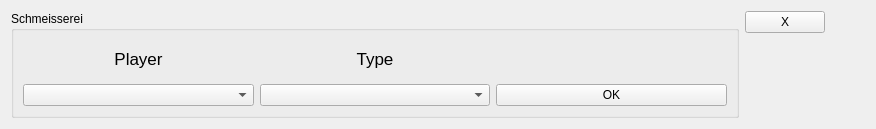
<?xml version="1.0" encoding="UTF-8"?>
<ui version="4.0">
 <class>SchmeissereiWidget</class>
 <widget class="QWidget" name="SchmeissereiWidget">
  <property name="geometry">
   <rect>
    <x>0</x>
    <y>0</y>
    <width>876</width>
    <height>129</height>
   </rect>
  </property>
  <property name="windowTitle">
   <string>Form</string>
  </property>
  <layout class="QHBoxLayout" name="horizontalLayout">
   <item>
    <widget class="QGroupBox" name="groupBox">
     <property name="sizePolicy">
      <sizepolicy hsizetype="MinimumExpanding" vsizetype="Preferred">
       <horstretch>0</horstretch>
       <verstretch>0</verstretch>
      </sizepolicy>
     </property>
     <property name="title">
      <string>Schmeisserei</string>
     </property>
     <layout class="QGridLayout" name="gridLayout">
      <item row="0" column="0">
       <widget class="QLabel" name="label">
        <property name="text">
         <string>&lt;!DOCTYPE HTML PUBLIC &quot;-//W3C//DTD HTML 4.0//EN&quot; &quot;http://www.w3.org/TR/REC-html40/strict.dtd&quot;&gt;
&lt;html&gt;&lt;head&gt;&lt;meta name=&quot;qrichtext&quot; content=&quot;1&quot; /&gt;&lt;style type=&quot;text/css&quot;&gt;
p, li { white-space: pre-wrap; }
&lt;/style&gt;&lt;/head&gt;&lt;body style=&quot; font-family:'Lucida Grande'; font-size:13pt; font-weight:400; font-style:normal;&quot;&gt;
&lt;p align=&quot;center&quot; style=&quot; margin-top:0px; margin-bottom:0px; margin-left:0px; margin-right:0px; -qt-block-indent:0; text-indent:0px;&quot;&gt;Player&lt;/p&gt;&lt;/body&gt;&lt;/html&gt;</string>
        </property>
       </widget>
      </item>
      <item row="1" column="0">
       <widget class="QComboBox" name="comboBoxPlayer"/>
      </item>
      <item row="0" column="1">
       <widget class="QLabel" name="label_2">
        <property name="text">
         <string>&lt;!DOCTYPE HTML PUBLIC &quot;-//W3C//DTD HTML 4.0//EN&quot; &quot;http://www.w3.org/TR/REC-html40/strict.dtd&quot;&gt;
&lt;html&gt;&lt;head&gt;&lt;meta name=&quot;qrichtext&quot; content=&quot;1&quot; /&gt;&lt;style type=&quot;text/css&quot;&gt;
p, li { white-space: pre-wrap; }
&lt;/style&gt;&lt;/head&gt;&lt;body style=&quot; font-family:'Lucida Grande'; font-size:13pt; font-weight:400; font-style:normal;&quot;&gt;
&lt;p align=&quot;center&quot; style=&quot; margin-top:0px; margin-bottom:0px; margin-left:0px; margin-right:0px; -qt-block-indent:0; text-indent:0px;&quot;&gt;Type&lt;/p&gt;&lt;/body&gt;&lt;/html&gt;</string>
        </property>
       </widget>
      </item>
      <item row="1" column="1">
       <widget class="QComboBox" name="comboBoxType"/>
      </item>
      <item row="1" column="2">
       <widget class="QPushButton" name="pushButton">
        <property name="text">
         <string>OK</string>
        </property>
       </widget>
      </item>
     </layout>
    </widget>
   </item>
   <item>
    <layout class="QVBoxLayout" name="verticalLayout">
     <item>
      <layout class="QHBoxLayout" name="horizontalLayout_2">
       <item>
        <widget class="QPushButton" name="pushButtonClose">
         <property name="text">
          <string>X</string>
         </property>
        </widget>
       </item>
       <item>
        <spacer name="horizontalSpacer">
         <property name="orientation">
          <enum>Qt::Horizontal</enum>
         </property>
         <property name="sizeType">
          <enum>QSizePolicy::Minimum</enum>
         </property>
         <property name="sizeHint" stdset="0">
          <size>
           <width>40</width>
           <height>20</height>
          </size>
         </property>
        </spacer>
       </item>
      </layout>
     </item>
     <item>
      <spacer name="verticalSpacer">
       <property name="orientation">
        <enum>Qt::Vertical</enum>
       </property>
       <property name="sizeHint" stdset="0">
        <size>
         <width>20</width>
         <height>40</height>
        </size>
       </property>
      </spacer>
     </item>
    </layout>
   </item>
  </layout>
 </widget>
 <resources/>
 <connections/>
</ui>
